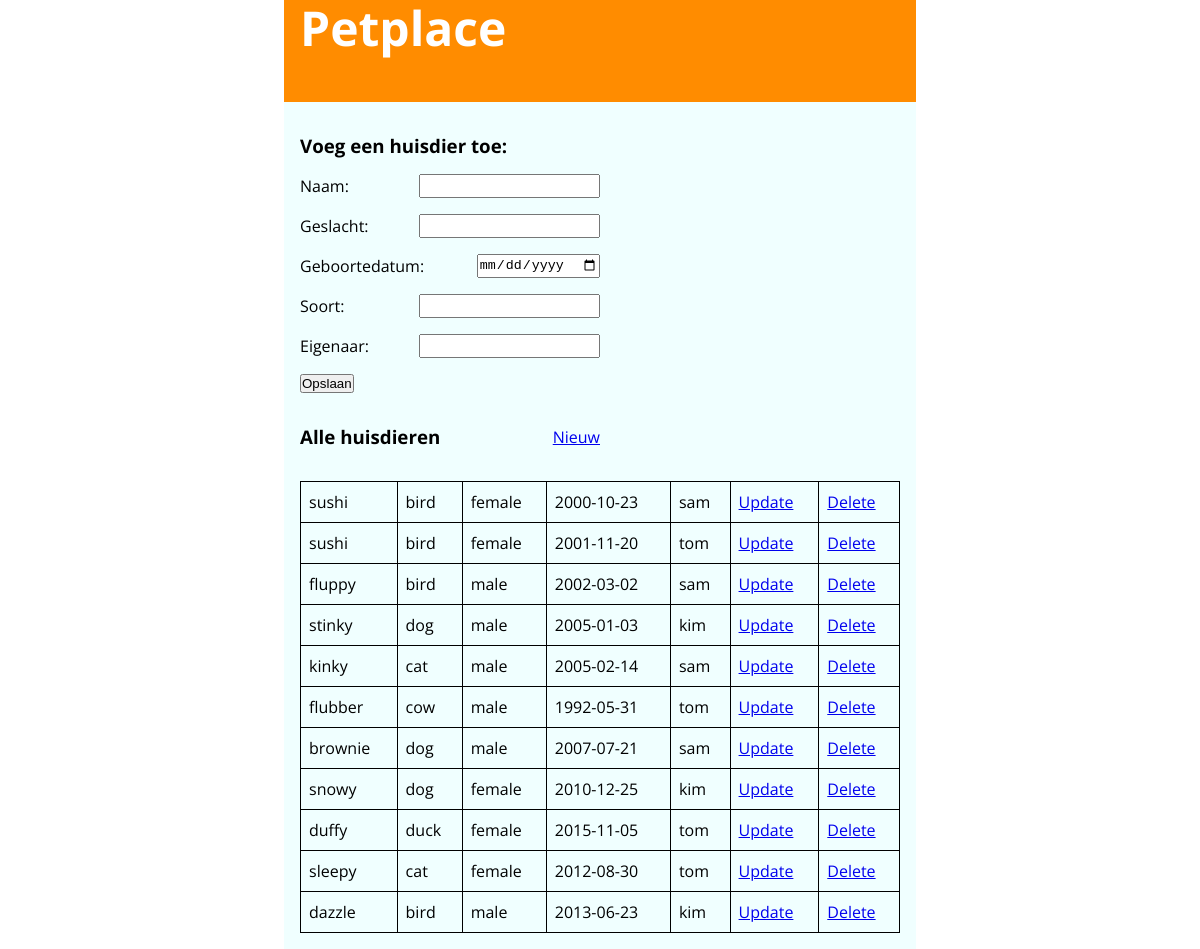
Page /birds.php on the committed database.
### tables this page shows
CREATE TABLE `pet` (
  pet_no int(11) NOT NULL AUTO_INCREMENT,
  pet_name varchar(100) NOT NULL,
  species varchar(100) NOT NULL,
  gender varchar(60) NOT NULL,
  birthdate date NOT NULL,
  owner varchar(100) NOT NULL,
  active tinyint(4) NOT NULL DEFAULT '1',
  PRIMARY KEY (pet_no)
);

### crud.php (called while the page is built, shortened)
<?php
$host = '127.0.0.1';
$db   = 'pets';
$user = 'root';
$pass = 'root';
$port = 8889;
$charset = 'utf8mb4';
$dsn = "mysql:host=$host;port=$port;dbname=$db;charset=$charset";
$options = [
    PDO::ATTR_ERRMODE            => PDO::ERRMODE_EXCEPTION,
    PDO::ATTR_DEFAULT_FETCH_MODE => PDO::FETCH_ASSOC,
    PDO::ATTR_EMULATE_PREPARES   => false,
];
$pdo = new PDO($dsn, $user, $pass, $options);
$knop = "Opslaan";
$action = "new";
$pet = [
    'pet_no' => "",
    'pet_name' => "",
    'gender' => "",
    'birthdate' => "",
    'species' => "",
    'owner' => "",
    'active' => 1,
];
$stmt = $pdo->query("SELECT * FROM pet WHERE active = 1");
$pets = $stmt->fetchAll();

### birds.php (the view, shortened to what this page needs)
<?php
include("crud.php");
?>
<!DOCTYPE html>
<html lang="en">
<head>
    <link rel="stylesheet" href="birds.css">
</head>
<body>
    <header>
    </header>
    <div class="wrapper">
        <h3>Voeg een huisdier toe:</h3>
        <form id="petform" action="<?= $_SERVER['SCRIPT_NAME'] ?>?action=<?= $action ?>" method="post">
            <div class="felement">
                <label for="pet_name">Naam:</label>
                <input type="text" name="pet_name" id="pet_name" value="<?= $pet['pet_name'] ?>">
            </div>
            <div class="felement">
                <label for="gender">Geslacht:</label>
                <input type="text" name="gender" id="gender" value="<?= $pet['gender'] ?>">
            </div>
            <div class="felement">
                <label for="birthdate">Geboortedatum:</label>
                <input type="date" name="birthdate" id="birthdate" value="<?= $pet['birthdate'] ?>">
            </div>
            <div class="felement">
                <label for="species">Soort:</label>
                <input type="text" name="species" id="species" value="<?= $pet['species'] ?>">
            </div>
            <div class="felement">
                <label for="owner">Eigenaar:</label>
                <input type="text" name="owner" id="owner" value="<?= $pet['owner'] ?>">
            </div>
            <div class="felement">
                <button type="button" name="knop" id="knop" onclick="checkLogin()"><?= $knop ?></button>
            </div>
        </form>
        <div class="felement">
            <h3>Alle huisdieren</h3>
            <a style="margin-top:1rem;" href="<?= $_SERVER['SCRIPT_NAME'] ?>">Nieuw</a>
        </div>
        <table>
            <?php foreach ($pets as $pet) { ?>
                <tr>
                    <td><?= $pet["pet_name"] ?></td>
                    <td><?= $pet["species"] ?></td>
                    <td><?= $pet["gender"] ?></td>
                    <td><?= $pet["birthdate"] ?></td>
                    <td><?= $pet["owner"] ?></td>
                    <td><a href="<?= $_SERVER['SCRIPT_NAME'] ?>?action=update&id=<?= $pet['pet_no'] ?>">Update</a></td>
                    <td><a href="<?= $_SERVER['SCRIPT_NAME'] ?>?action=delete&id=<?= $pet['pet_no'] ?>">Delete</a></td>
                </tr>
            <?php   } ?>
        </table>
    </div>
</body>
</html>

### birds.css (style rules this page uses)
* { padding: 0px; margin: 0px; }
body { font-family: 'Open Sans', sans-serif; font-size: 16px; line-height: 24px; }
h3 { margin-bottom: 1rem; margin-top: 1rem; }
.wrapper, header { padding: 1rem; width: 600px; margin: auto; background-color: azure; }
header { height: 70px; font-size: 3rem; font-weight: 700; color: white; background-color: darkorange; }
div.felement { width: 300px; margin-bottom: 1rem; display: flex; flex-direction: row; justify-content: space-between; }
table, td { border-collapse: collapse; border: 1px black solid; padding: 0.5rem; }
table { width: 100%; }

### rows in the picture
pet: pet_name "sushi", species "bird", gender "female", birthdate "2000-10-23", owner "sam"
pet: pet_name "sushi", species "bird", gender "female", birthdate "2001-11-20", owner "tom"
pet: pet_name "fluppy", species "bird", gender "male", birthdate "2002-03-02", owner "sam"
pet: pet_name "stinky", species "dog", gender "male", birthdate "2005-01-03", owner "kim"
pet: pet_name "kinky", species "cat", gender "male", birthdate "2005-02-14", owner "sam"
pet: pet_name "flubber", species "cow", gender "male", birthdate "1992-05-31", owner "tom"
pet: pet_name "brownie", species "dog", gender "male", birthdate "2007-07-21", owner "sam"
pet: pet_name "snowy", species "dog", gender "female", birthdate "2010-12-25", owner "kim"
pet: pet_name "duffy", species "duck", gender "female", birthdate "2015-11-05", owner "tom"
pet: pet_name "sleepy", species "cat", gender "female", birthdate "2012-08-30", owner "tom"
pet: pet_name "dazzle", species "bird", gender "male", birthdate "2013-06-23", owner "kim"

### other values in the picture
$knop "Opslaan"
